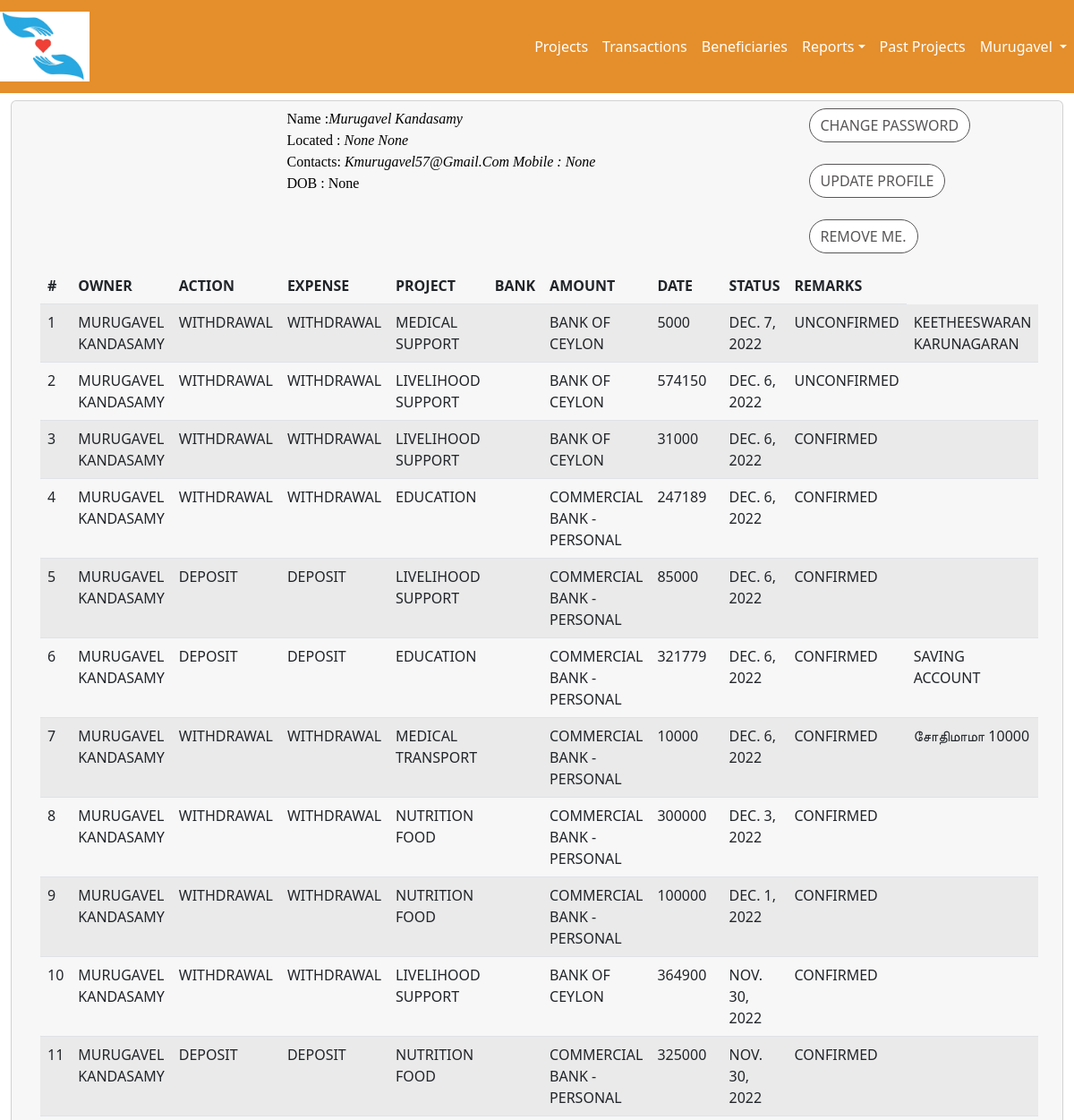
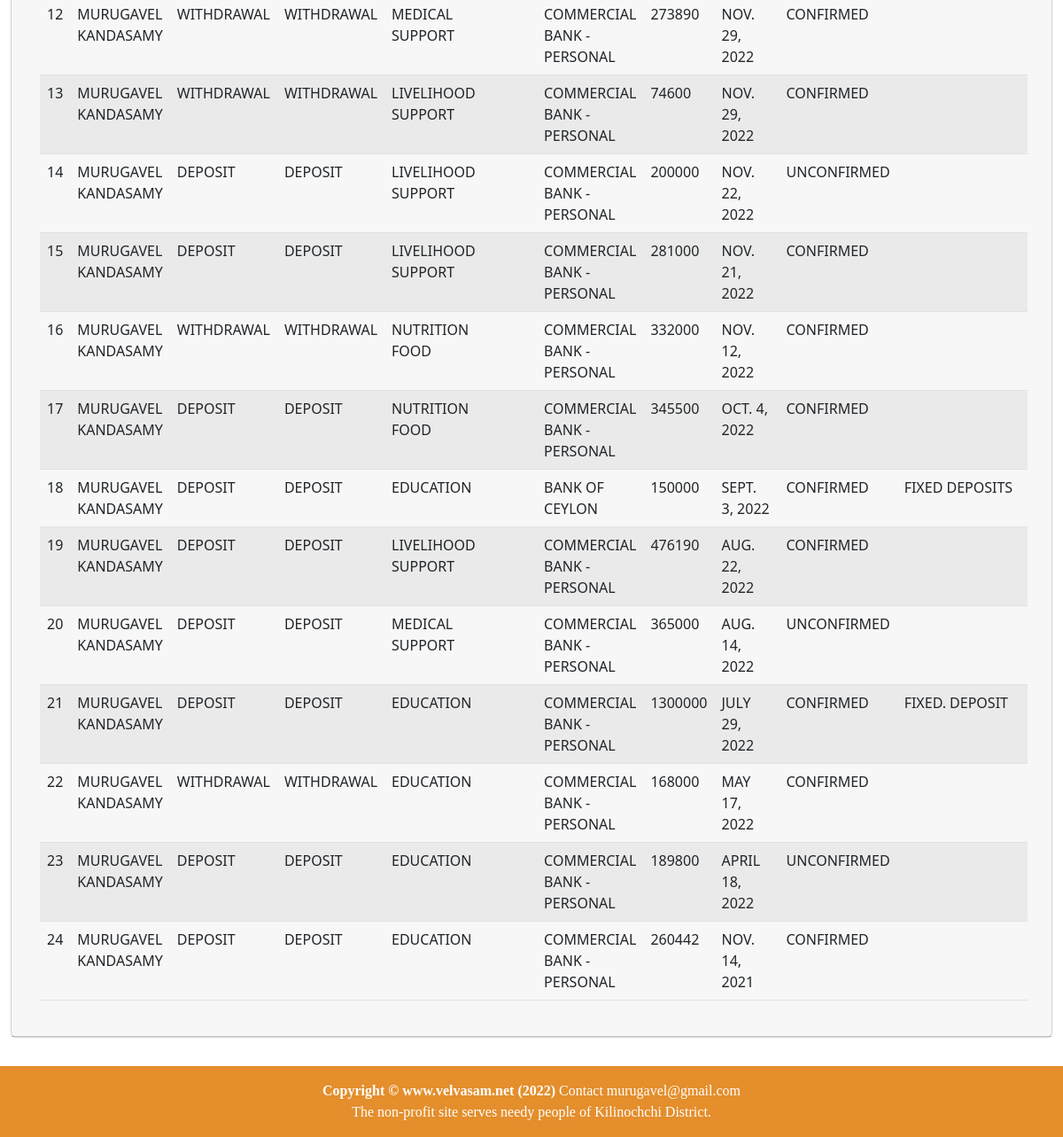
The page /accounts/member (signed in) on the database as committed earlier (2 pictures, top to bottom).
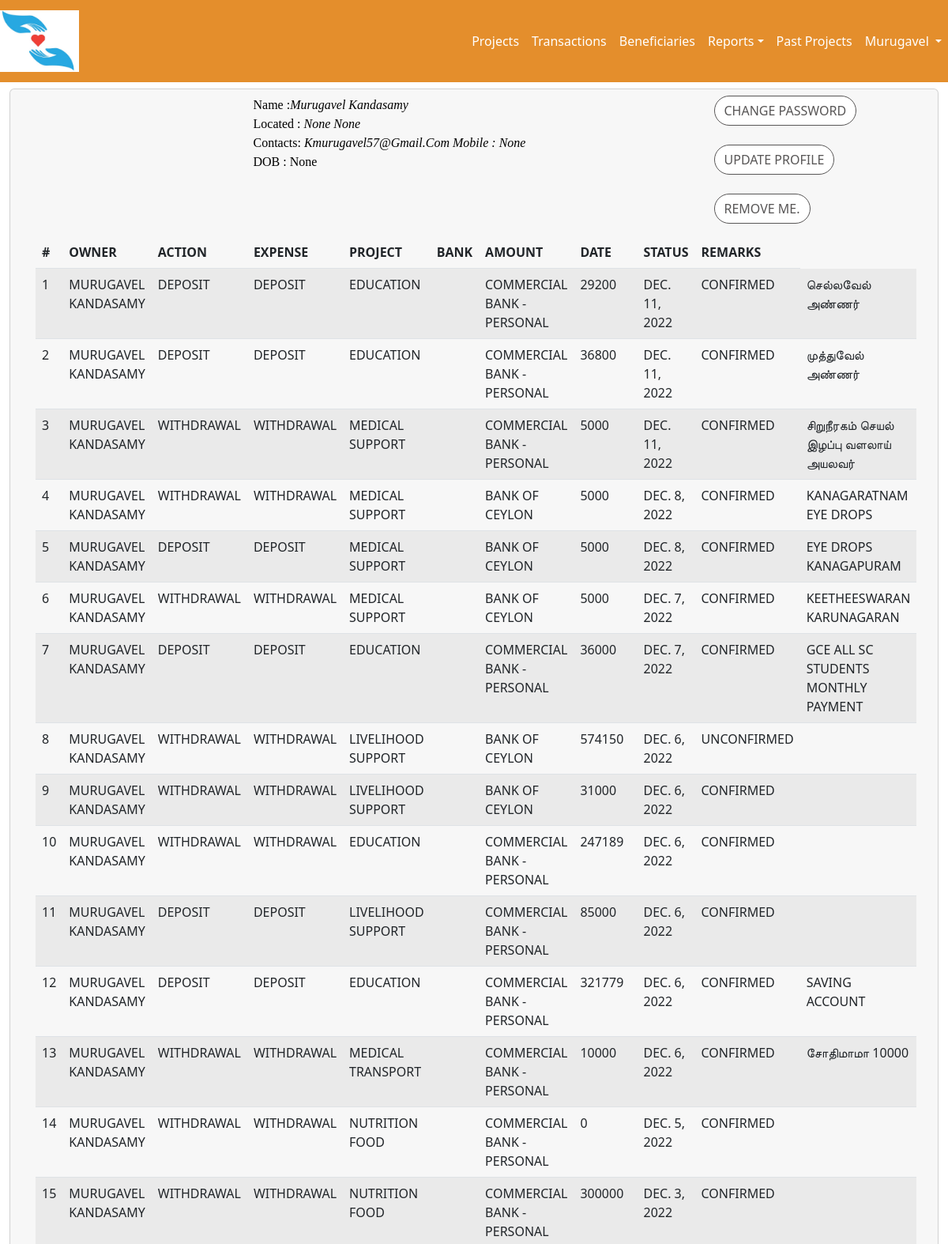
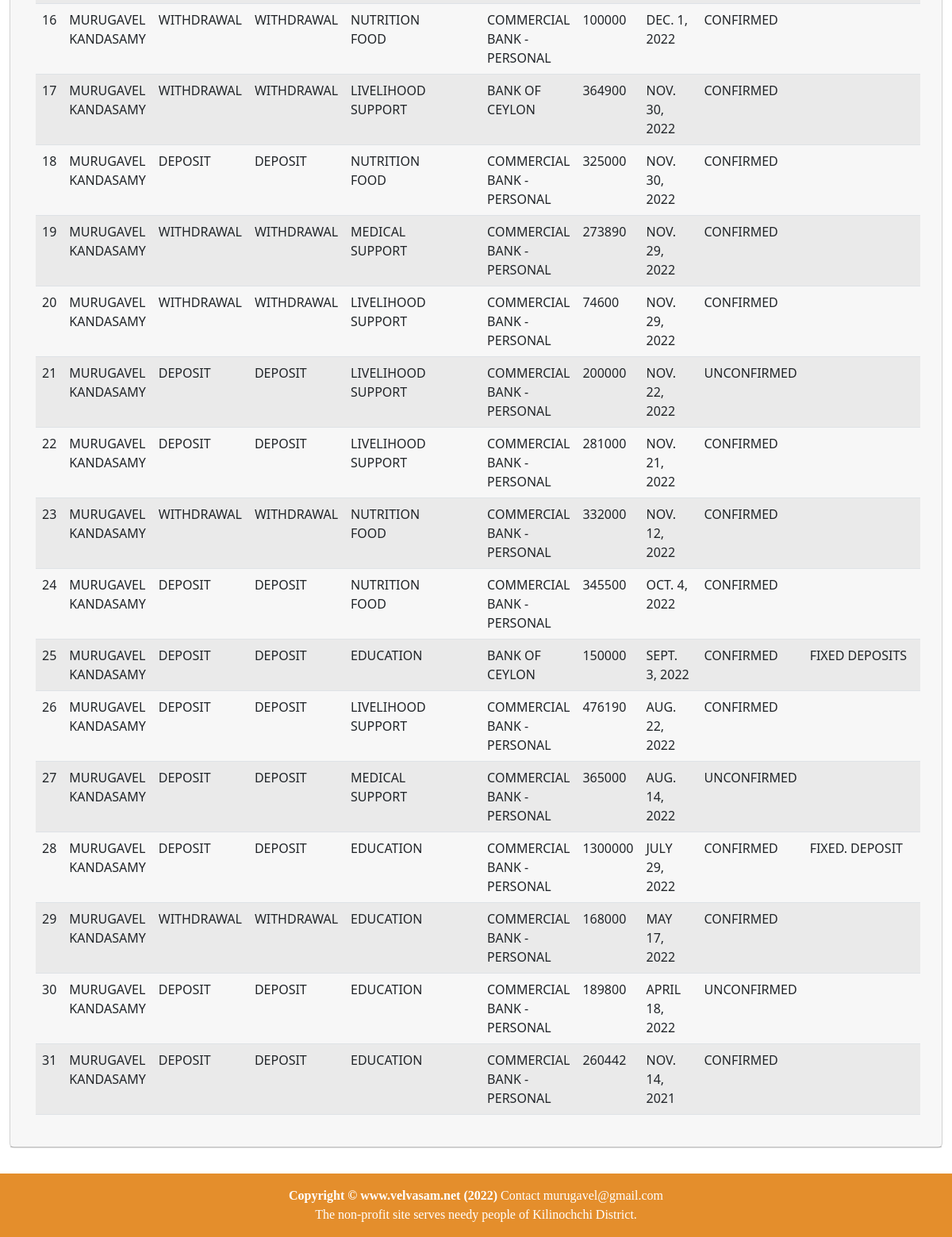
The same page on the database as committed later (2 pictures, top to bottom).
### accounts/models.py (models this page shows, shortened)
class Transaction(models.Model):
    TxType_DEPOSIT='DEPOSIT'
    TxType_WITHDRWAL='WITHDRAWAL'
    TxType_INCOME='INTEREST'
    TxType_FEES = 'FEES'
    TXTYPE =[
        (TxType_DEPOSIT,'Deposit'),
        (TxType_WITHDRWAL,'Withdraw'),
        (TxType_INCOME,'Interest'),
        (TxType_FEES,'fees'),
    ]
    TXCONFIRM = [
        ('Unconfirmed',"Unconfirmed"),
        ('Confirmed',"Confirmed"),
    ]
    def get_default_beneficiary():
        return Beneficiary.objects.get(id=14).id
    bank = models.ForeignKey(BankAccount, on_delete=models.CASCADE)
    project = models.ForeignKey(Project, on_delete=models.CASCADE)
    owner   = models.ForeignKey(User, related_name='Owner', on_delete=models.PROTECT)
    txType  = models.CharField(max_length=10,choices=TXTYPE)
    exType  = models.ForeignKey(ExpenseType, on_delete=models.CASCADE)
    remarks = models.TextField(max_length=100,blank=True,null=True)
    beneficiary = models.ForeignKey(Beneficiary,on_delete=models.CASCADE, default=get_default_beneficiary)
    amount  = models.IntegerField()
    date    = models.DateField(default=timezone.now)
    receipt = models.FileField(upload_to='transaction/%Y',null=True,blank=True)
    confirmed = models.CharField(max_length=16,choices=TXCONFIRM,default='UnConfirmed')
    updatedBy = models.ForeignKey(User,on_delete=models.PROTECT)
    updatedOn = models.DateTimeField(default=timezone.now)

class ExpenseType(models.Model):
    expense = models.CharField(max_length=16)
    prjType = models.ForeignKey(ProjectType, on_delete=models.CASCADE)
    def __str__(self):
        return "%s " % (self.expense)

class BankAccount(models.Model):
    holder = models.ForeignKey(User,related_name='holder', on_delete=models.PROTECT)
    name = models.CharField(max_length=32)
    purpose = models.CharField(max_length=128,null=True,blank=True)
    bank = models.CharField(max_length=32)
    accNumber = models.CharField(max_length=32)
    branch = models.CharField(max_length=128)
    routing = models.CharField(max_length=128)
    telno = models.CharField(max_length=12, null=True, blank=True)
    email = models.CharField(max_length=32,null=True, blank=True)
    balance = models.DecimalField(max_digits=12,decimal_places=2,default=0.0)
    updatedBy = models.ForeignKey(User,on_delete=models.CASCADE)
    updatedOn = models.DateTimeField(default=timezone.now)

### accounts/views.py (the view)
@login_required
def memberView(request):
    member = Member.objects.get(user_id=request.user.id)
    user = User.objects.get(id=request.user.id)
    if request.method == 'GET':
        transaction = Transaction.objects.all().filter(owner_id=user.id).order_by('-date')
    return render(request = request,template_name = "member.html",context={'member':member, 'transaction_list':transaction})

### accounts/templates/member.html (shortened to what this page needs)
{% extends 'home/base.html' %}
{% block content %}
{% load static %}
{% load crispy_forms_tags %}
<div class="container-fluid">
    <div class="card mt-2 mb-2">
        <div class="card-header">
            <div class="row">
                    <div class="col-sm-3">
                    </div>
                    <div class="col-sm-6">
                        <p class="text-capitalize">
                        Name    :<i>{{member.user.first_name}} {{member.user.last_name}}</i><br>
                        Located : <i> {{member.city}} {{member.country}}</i><br>
                        Contacts: <i>{{member.user.email}} Mobile : {{member.mobile}}</i><br>
                        DOB     : {{member.dob}}
                        </p>
                    </div>
                    <div class="col-sm-3">
                        <a href="{% url 'accounts:change_password' %}" class="btn btn-secondary btn-md">Change Password</a> <br><br>
                        <a href="{% url 'accounts:updateMember' %}" class="btn btn-secondary btn-md">Update Profile</a> <br><br>
                        <button type="button" class="btn btn-primary" data-bs-toggle="modal" data-bs-target="#deleteUserModal">
                            Remove Me.
                        </button>
            </div>
        </div>
        <div class="card-body">
            <table class="table table-striped table-hover">
                <thead>
                    <tr>
                        <th scope="col">#</th>
                        <th scope="col">Owner</th>
                        <th scope="col">Action</th>
                        <th scope="col">Expense</th>
                        <th scope="col">Project</th>
                        <th scope="col">Bank</th>
                        <th scope="col">Amount</th>
                        <th scope="col">Date</th>
                        <th scope="col">Status</th>
                        <th scope="col">Remarks</th>
                    </tr>
                </thead>
                <tbody>
                   {% for tx in transaction_list %}
                    <tr>
                        <td>{{forloop.counter}}</td>
                        <td>{{tx.owner.first_name}} {{tx.owner.last_name}}</td>
                        <td>{{tx.txType}} </td>
                        <td>{{tx.txType}} </td>
                        <td>{{tx.exType}} </td>
                        <td>{{tx.bank.project.name}}</td>
                        <td>{{tx.bank.name}}</td>
                        <td>{{tx.amount}} </td>
                        <td>{{tx.date}}</td>
                        <td>{{tx.confirmed}}</td>
                        <td>{{tx.remarks}}</td>
                    </tr>
                    {% endfor %}
                </tbody>
            </table>
            </div>
        </div>
    </div>
</div>
{% include 'home/footer.html' %}
{% endblock %}

Rows that differ between the two databases and show on the page:
added Transaction: owner.first_name "MURUGAVEL", owner.last_name "KANDASAMY", txType "DEPOSIT", exType "EDUCATION", bank.name "COMMERCIAL BANK - PERSONAL", amount "29200", date "DEC. 11, 2022", confirmed "CONFIRMED", remarks "செல்லவேல் அண்ணர்"
added Transaction: owner.first_name "MURUGAVEL", owner.last_name "KANDASAMY", txType "DEPOSIT", exType "EDUCATION", bank.name "COMMERCIAL BANK - PERSONAL", amount "36800", date "DEC. 11, 2022", confirmed "CONFIRMED", remarks "முத்துவேல் அண்ணர்"
added Transaction: owner.first_name "MURUGAVEL", owner.last_name "KANDASAMY", txType "WITHDRAWAL", exType "MEDICAL SUPPORT", bank.name "COMMERCIAL BANK - PERSONAL", amount "5000", date "DEC. 11, 2022", confirmed "CONFIRMED", remarks "சிறுநீரகம் செயல் இழப்பு வளலாய் அயலவர்"
added Transaction: owner.first_name "MURUGAVEL", owner.last_name "KANDASAMY", txType "WITHDRAWAL", exType "MEDICAL SUPPORT", bank.name "BANK OF CEYLON", amount "5000", date "DEC. 8, 2022", confirmed "CONFIRMED", remarks "KANAGARATNAM EYE DROPS"
added Transaction: owner.first_name "MURUGAVEL", owner.last_name "KANDASAMY", txType "DEPOSIT", exType "MEDICAL SUPPORT", bank.name "BANK OF CEYLON", amount "5000", date "DEC. 8, 2022", confirmed "CONFIRMED", remarks "EYE DROPS KANAGAPURAM"
changed Transaction "KEETHEESWARAN KARUNAGARAN": confirmed "UNCONFIRMED" → "CONFIRMED"
added Transaction: owner.first_name "MURUGAVEL", owner.last_name "KANDASAMY", txType "DEPOSIT", exType "EDUCATION", bank.name "COMMERCIAL BANK - PERSONAL", amount "36000", date "DEC. 7, 2022", confirmed "CONFIRMED", remarks "GCE ALL SC STUDENTS MONTHLY PAYMENT"
added Transaction: owner.first_name "MURUGAVEL", owner.last_name "KANDASAMY", txType "WITHDRAWAL", exType "NUTRITION FOOD", bank.name "COMMERCIAL BANK - PERSONAL", amount "0", date "DEC. 5, 2022", confirmed "CONFIRMED"
